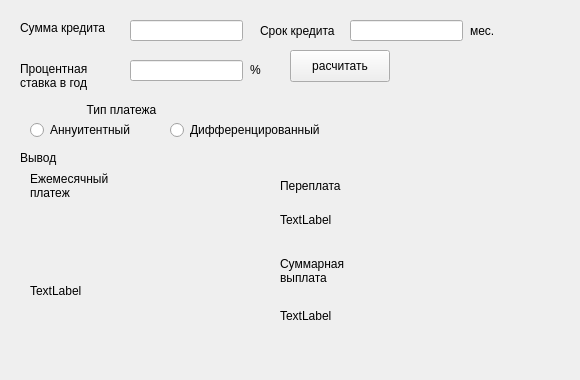
    <widget class="QWidget" name="tab_2">
     <attribute name="title">
      <string>Credit</string>
     </attribute>
     <widget class="QLineEdit" name="lineEdit">
      <property name="geometry">
       <rect>
        <x>130</x>
        <y>20</y>
        <width>113</width>
        <height>21</height>
       </rect>
      </property>
     </widget>
     <widget class="QLineEdit" name="lineEdit_2">
      <property name="geometry">
       <rect>
        <x>130</x>
        <y>60</y>
        <width>113</width>
        <height>21</height>
       </rect>
      </property>
     </widget>
     <widget class="QRadioButton" name="radioButton_annuit">
      <property name="geometry">
       <rect>
        <x>30</x>
        <y>120</y>
        <width>121</width>
        <height>20</height>
       </rect>
      </property>
      <property name="text">
       <string>Аннуитентный</string>
      </property>
     </widget>
     <widget class="QRadioButton" name="radioButton_different">
      <property name="geometry">
       <rect>
        <x>170</x>
        <y>120</y>
        <width>171</width>
        <height>20</height>
       </rect>
      </property>
      <property name="text">
       <string>Дифференцированный</string>
      </property>
     </widget>
     <widget class="QLabel" name="label_12">
      <property name="geometry">
       <rect>
        <x>30</x>
        <y>170</y>
        <width>91</width>
        <height>31</height>
       </rect>
      </property>
      <property name="text">
       <string>Ежемесячный
платеж</string>
      </property>
     </widget>
     <widget class="QLabel" name="label_14">
      <property name="geometry">
       <rect>
        <x>280</x>
        <y>170</y>
        <width>71</width>
        <height>31</height>
       </rect>
      </property>
      <property name="text">
       <string>Переплата</string>
      </property>
     </widget>
     <widget class="QLabel" name="label_overpayment">
      <property name="geometry">
       <rect>
        <x>280</x>
        <y>210</y>
        <width>261</width>
        <height>20</height>
       </rect>
      </property>
      <property name="text">
       <string>TextLabel</string>
      </property>
     </widget>
     <widget class="QLabel" name="label_16">
      <property name="geometry">
       <rect>
        <x>280</x>
        <y>250</y>
        <width>91</width>
        <height>41</height>
       </rect>
      </property>
      <property name="text">
       <string>Суммарная
выплата</string>
      </property>
     </widget>
     <widget class="QLabel" name="label_all_payment">
      <property name="geometry">
       <rect>
        <x>280</x>
        <y>300</y>
        <width>271</width>
        <height>31</height>
       </rect>
      </property>
      <property name="text">
       <string>TextLabel</string>
      </property>
     </widget>
     <widget class="QLabel" name="label_18">
      <property name="geometry">
       <rect>
        <x>20</x>
        <y>20</y>
        <width>101</width>
        <height>16</height>
       </rect>
      </property>
      <property name="text">
       <string>Сумма кредита</string>
      </property>
     </widget>
     <widget class="QLabel" name="label_19">
      <property name="geometry">
       <rect>
        <x>20</x>
        <y>60</y>
        <width>101</width>
        <height>31</height>
       </rect>
      </property>
      <property name="text">
       <string>Процентная
ставка в год</string>
      </property>
     </widget>
     <widget class="QLabel" name="label_20">
      <property name="geometry">
       <rect>
        <x>30</x>
        <y>100</y>
        <width>201</width>
        <height>20</height>
       </rect>
      </property>
      <property name="text">
       <string>                 Тип платежа</string>
      </property>
     </widget>
     <widget class="QLabel" name="label_21">
      <property name="geometry">
       <rect>
        <x>20</x>
        <y>150</y>
        <width>58</width>
        <height>16</height>
       </rect>
      </property>
      <property name="text">
       <string>Вывод</string>
      </property>
     </widget>
     <widget class="QPushButton" name="pushButton">
      <property name="geometry">
       <rect>
        <x>290</x>
        <y>50</y>
        <width>100</width>
        <height>32</height>
       </rect>
      </property>
      <property name="text">
       <string>расчитать</string>
      </property>
     </widget>
     <widget class="QLabel" name="label_15">
      <property name="geometry">
       <rect>
        <x>250</x>
        <y>60</y>
        <width>41</width>
        <height>20</height>
       </rect>
      </property>
      <property name="text">
       <string>%</string>
      </property>
     </widget>
     <widget class="QLineEdit" name="lineEdit_3">
      <property name="geometry">
       <rect>
        <x>350</x>
        <y>20</y>
        <width>113</width>
        <height>21</height>
       </rect>
      </property>
     </widget>
     <widget class="QLabel" name="label_22">
      <property name="geometry">
       <rect>
        <x>260</x>
        <y>20</y>
        <width>101</width>
        <height>21</height>
       </rect>
      </property>
      <property name="text">
       <string>Срок кредита</string>
      </property>
     </widget>
     <widget class="QLabel" name="label_payment_month">
      <property name="geometry">
       <rect>
        <x>30</x>
        <y>210</y>
        <width>181</width>
        <height>161</height>
       </rect>
      </property>
      <property name="text">
       <string>TextLabel</string>
      </property>
     </widget>
     <widget class="QLabel" name="label_23">
      <property name="geometry">
       <rect>
        <x>470</x>
        <y>20</y>
        <width>101</width>
        <height>21</height>
       </rect>
      </property>
      <property name="text">
       <string>мес.</string>
      </property>
     </widget>
    </widget>
